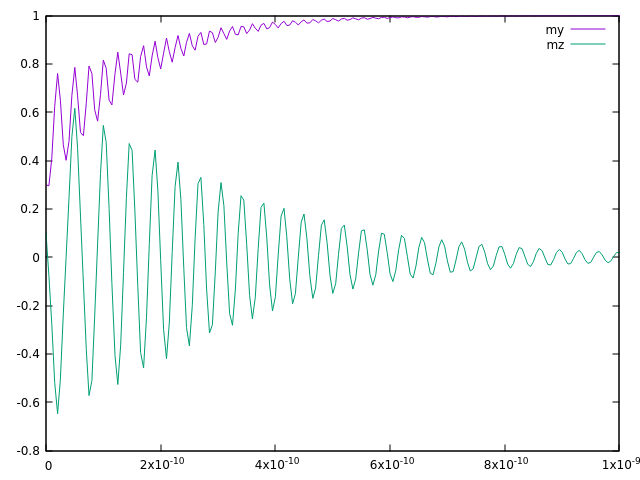

Recreate this plot in gnuplot.
plot 'stt1.out/table.txt' using 1:3 title "my" with lines, 'stt1.out/table.txt' using 1:4 title "mz" with lines;
pause -1 "Hit any key to continue";
#set output '1.png'
